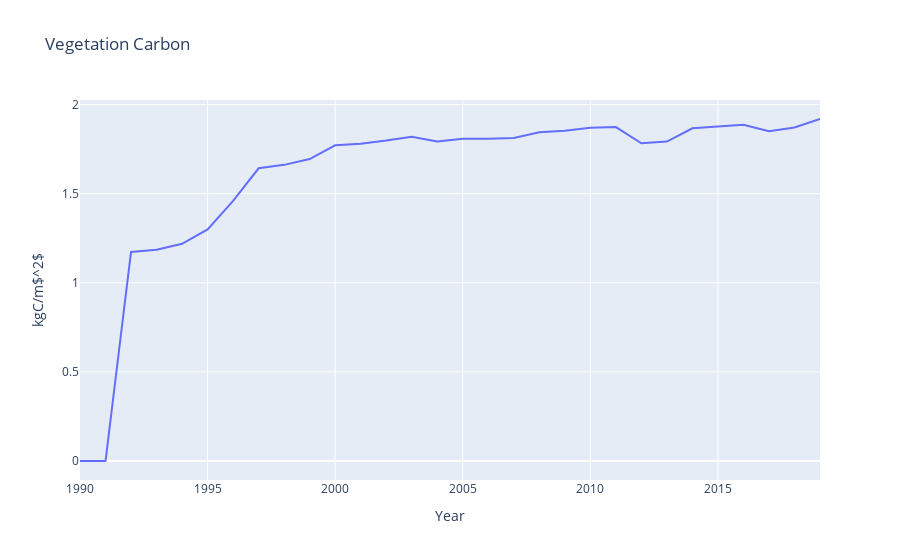

Here is the notebook cell this chart was saved with:
### Markdown cell above
# GPP

### Code cell
import importlib
importlib.reload(comp)
gpp = pd.read_csv(gpp_file, sep='\\s+').set_index(['Lon', 'Lat', 'Year'])
gpp = comp.get_area_weighted_mean_per_year(gpp, variable_name='Total')

fig_gpp = px.line(gpp.reset_index(), x="Year", y="value", title="Vegetation Carbon", labels={"value": 'kgC/m$^2$'})
fig_gpp.show()

### Figure 1 — Plotly figure (JSON) as saved in the notebook; plotly's stock layout.template omitted (floating-point values rounded to 4 significant figures)
{"data": [{"hovertemplate": "Year=%{x}<br>kgC/m$^2$=%{y}<extra></extra>", "legendgroup": "", "line": {"color": "#636efa", "dash": "solid"}, "marker": {"symbol": "circle"}, "mode": "lines", "name": "", "orientation": "v", "showlegend": false, "x": [1990, 1991, 1992, 1993, 1994, 1995, 1996, 1997, 1998, 1999, 2000, 2001, 2002, 2003, 2004, 2005, 2006, 2007, 2008, 2009, 2010, 2011, 2012, 2013, 2014, 2015, 2016, 2017, 2018, 2019], "xaxis": "x", "y": [0.0, 0.0, 1.173, 1.186, 1.219, 1.3, 1.46, 1.643, 1.662, 1.694, 1.772, 1.78, 1.798, 1.82, 1.793, 1.809, 1.808, 1.812, 1.845, 1.853, 1.87, 1.874, 1.783, 1.792, 1.867, 1.875, 1.887, 1.851, 1.872, 1.919], "yaxis": "y", "type": "scatter"}], "layout": {"xaxis": {"anchor": "y", "domain": [0.0, 1.0], "title": {"text": "Year"}}, "yaxis": {"anchor": "x", "domain": [0.0, 1.0], "title": {"text": "kgC/m$^2$"}}, "legend": {"tracegroupgap": 0}, "title": {"text": "Vegetation Carbon"}}}
